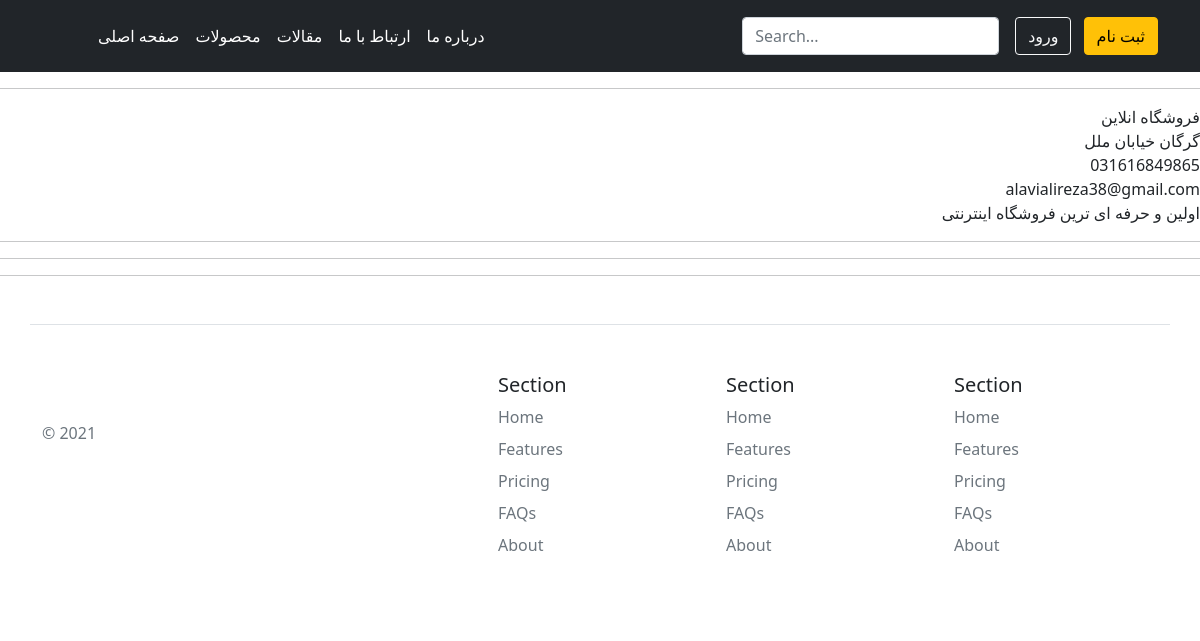
The app's page /, older data.
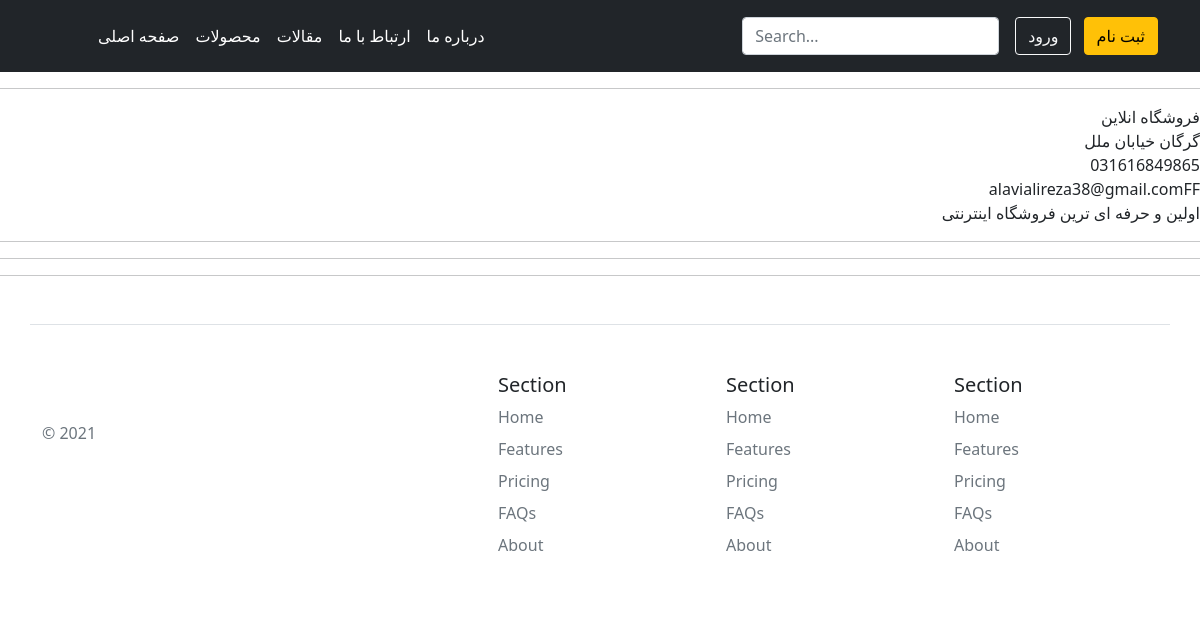
The same page, newer data.
### settings/models.py (models this page shows, shortened)
class SiteInformation(models.Model):
    title = models.CharField(max_length=200, verbose_name="عنوان سایت")
    address = models.CharField(max_length=500, verbose_name="آدرس", blank=True, null=True)
    phone = models.CharField(max_length=25, verbose_name="شماره تماس", blank=True, null=True)
    email = models.EmailField(verbose_name="ایمیل", blank=True, null=True)
    logo = models.ImageField(upload_to="logo", verbose_name="لوگوی سایت(48*48)", blank=True, null=True)
    description = models.TextField(verbose_name="توضیحات درباره سایت")
    class Meta:
        verbose_name = "تنظیم سایت"
        verbose_name_plural = "تنظیم اطلاعات سایت"

### home/views.py (the view)
# urls.py: path('',home_page,name='home')
def home_page(request):
    sliders = Slider.objects.all()
    setting = SiteInformation.objects.get(id=1)
    special_product = Product.objects.filter(special=True).all()[:3]
    new_product = Product.objects.order_by("-id").all()[:4]
    product_by_view = Product.objects.order_by("-view").all()[:4]
    lasted_blog = Blog.objects.order_by("-id").all()[:2]
    context = {
        'setting' : setting,
        'sliders' : sliders,
        'specials' : special_product,
        'news' : new_product,
        'bests' : product_by_view,
        'last_blogs' : lasted_blog,
    }
    return render(request,'home/home.html',context)

### home/templates/home/home.html (shortened to what this page needs)
{% extends 'base/main.html' %}
{% block body %}
<hr>
<div dir="rtl">
    {{setting.title}}
<br>
{{setting.address}}
<br>
{{setting.phone}}
<br>
{{setting.email}}
<br>
{{setting.description}}
</div>
<hr>
<hr>
<hr>
{% endblock body %}

### templates/base/main.html
{% load static %}
<html>
    <head>
        {% include 'base/head-referenced.html' %}
    </head>
    <body>
        {% include 'base/header.html' %}
        {% block body %}
        {% endblock body %}
        {% include 'base/footer.html' %}
    </body>

### templates/base/head-referenced.html (shortened to what this page needs)
{% load static %}
<link href="https://cdn.jsdelivr.net/npm/bootstrap@5.1.3/dist/css/bootstrap.min.css" rel="stylesheet">

### templates/base/header.html
<header class="p-3 bg-dark text-white">
    <div class="container">
      <div class="d-flex flex-wrap align-items-center justify-content-center justify-content-lg-start">
        <a href="/" class="d-flex align-items-center mb-2 mb-lg-0 text-white text-decoration-none">
          <svg class="bi me-2" width="40" height="32" role="img" aria-label="Bootstrap"><use xlink:href="#bootstrap"></use></svg>
        </a>
        <ul class="nav col-12 col-lg-auto me-lg-auto mb-2 justify-content-center mb-md-0">
          <li><a href="/" class="nav-link px-2 text-white">صفحه اصلی</a></li>
          <li><a href="{% url 'product-list' %}" class="nav-link px-2 text-white">محصولات</a></li>
          <li><a href="{% url 'blog-list' %}" class="nav-link px-2 text-white">مقالات</a></li>
          <li><a href="{% url 'contact' %}" class="nav-link px-2 text-white">ارتباط با ما</a></li>
          <li><a href="{% url 'about-us' %}" class="nav-link px-2 text-white">درباره ما</a></li>
        </ul>
        <form class="col-12 col-lg-auto mb-3 mb-lg-0 me-lg-3">
          <input type="search" class="form-control form-control-dark" placeholder="Search..." aria-label="Search">
        </form>
        <div class="text-end">
          {% if user.is_authenticated %}
          <a href="{% url 'logout' %}"><button type="button" class="btn btn-outline-light me-2">خروج</button></a>
          {% else %}
          <a href="{% url 'login' %}"><button type="button" class="btn btn-outline-light me-2">ورود</button></a>
          {% endif %}
          <a href="{% url 'register' %}"><button type="button" class="btn btn-warning">ثبت نام</button></a>
        </div>
      </div>
    </div>
  </header>

### templates/base/footer.html
<div class="container">
    <footer class="row row-cols-5 py-5 my-5 border-top">
      <div class="col">
        <a href="/" class="d-flex align-items-center mb-3 link-dark text-decoration-none">
          <svg class="bi me-2" width="40" height="32"><use xlink:href="#bootstrap"></use></svg>
        </a>
        <p class="text-muted">© 2021</p>
      </div>
      <div class="col">
      </div>
      <div class="col">
        <h5>Section</h5>
        <ul class="nav flex-column">
          <li class="nav-item mb-2"><a href="#" class="nav-link p-0 text-muted">Home</a></li>
          <li class="nav-item mb-2"><a href="#" class="nav-link p-0 text-muted">Features</a></li>
          <li class="nav-item mb-2"><a href="#" class="nav-link p-0 text-muted">Pricing</a></li>
          <li class="nav-item mb-2"><a href="#" class="nav-link p-0 text-muted">FAQs</a></li>
          <li class="nav-item mb-2"><a href="#" class="nav-link p-0 text-muted">About</a></li>
        </ul>
      </div>
      <div class="col">
        <h5>Section</h5>
        <ul class="nav flex-column">
          <li class="nav-item mb-2"><a href="#" class="nav-link p-0 text-muted">Home</a></li>
          <li class="nav-item mb-2"><a href="#" class="nav-link p-0 text-muted">Features</a></li>
          <li class="nav-item mb-2"><a href="#" class="nav-link p-0 text-muted">Pricing</a></li>
          <li class="nav-item mb-2"><a href="#" class="nav-link p-0 text-muted">FAQs</a></li>
          <li class="nav-item mb-2"><a href="#" class="nav-link p-0 text-muted">About</a></li>
        </ul>
      </div>
      <div class="col">
        <h5>Section</h5>
        <ul class="nav flex-column">
          <li class="nav-item mb-2"><a href="#" class="nav-link p-0 text-muted">Home</a></li>
          <li class="nav-item mb-2"><a href="#" class="nav-link p-0 text-muted">Features</a></li>
          <li class="nav-item mb-2"><a href="#" class="nav-link p-0 text-muted">Pricing</a></li>
          <li class="nav-item mb-2"><a href="#" class="nav-link p-0 text-muted">FAQs</a></li>
          <li class="nav-item mb-2"><a href="#" class="nav-link p-0 text-muted">About</a></li>
        </ul>
      </div>
    </footer>
  </div>

Row changes from the older to the newer data that the page shows:
changed SiteInformation "فروشگاه انلاین": email "alavialireza38@gmail.com" → "alavialireza38@gmail.comFF"
